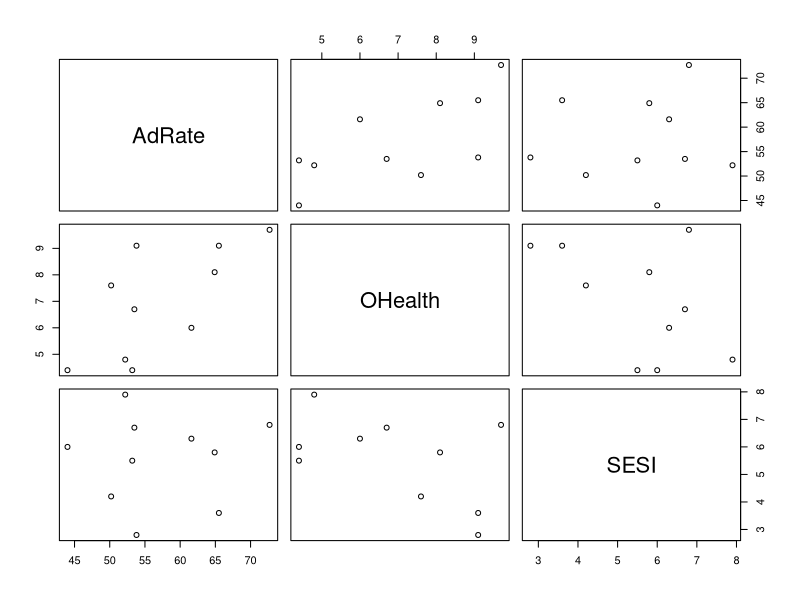
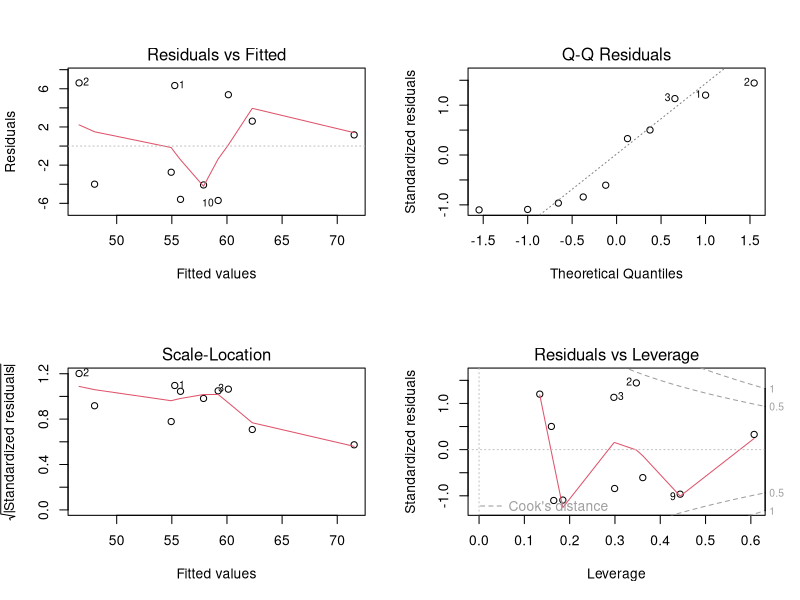

Write the R code that produced these figures, in order.
## ---- chunk 1
knitr::opts_chunk$set(fig.width=8, fig.height=6) #set size of graphs
HOSP.dat<-read.csv('EXR_C10_S03_03.csv')
dim(HOSP.dat)
## ---- chunk 2
summary(HOSP.dat)

## ---- chunk 3
pairs(HOSP.dat)
## ---- chunk 4
y<-HOSP.dat$AdRate
x1<-HOSP.dat$OHealth
x2<-HOSP.dat$SESI

fit1<-lm(y~x1)
fit2<-lm(y~x2)
#fit3<-lm(y~x1+x2)
summary(fit1)
summary(fit2)
#summary(fit3)

## ---- chunk 5
fit3<-lm(y~x1+x2)
summary(fit3)
## ---- chunk 6
 confint(fit3)
## ---- chunk 7
par(mfrow=c(2,2))
plot(fit3)

